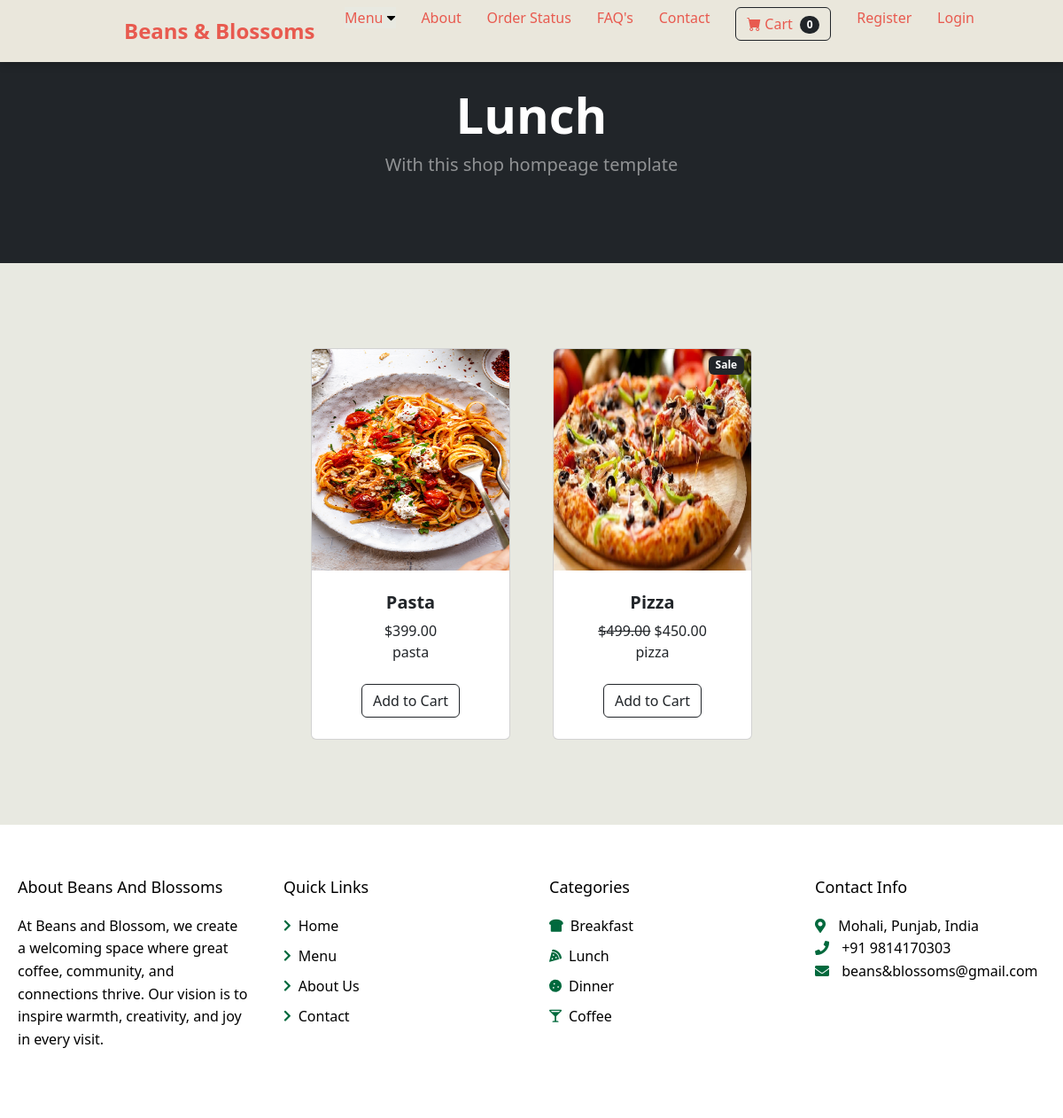
The app's page /category/Lunch, older data.
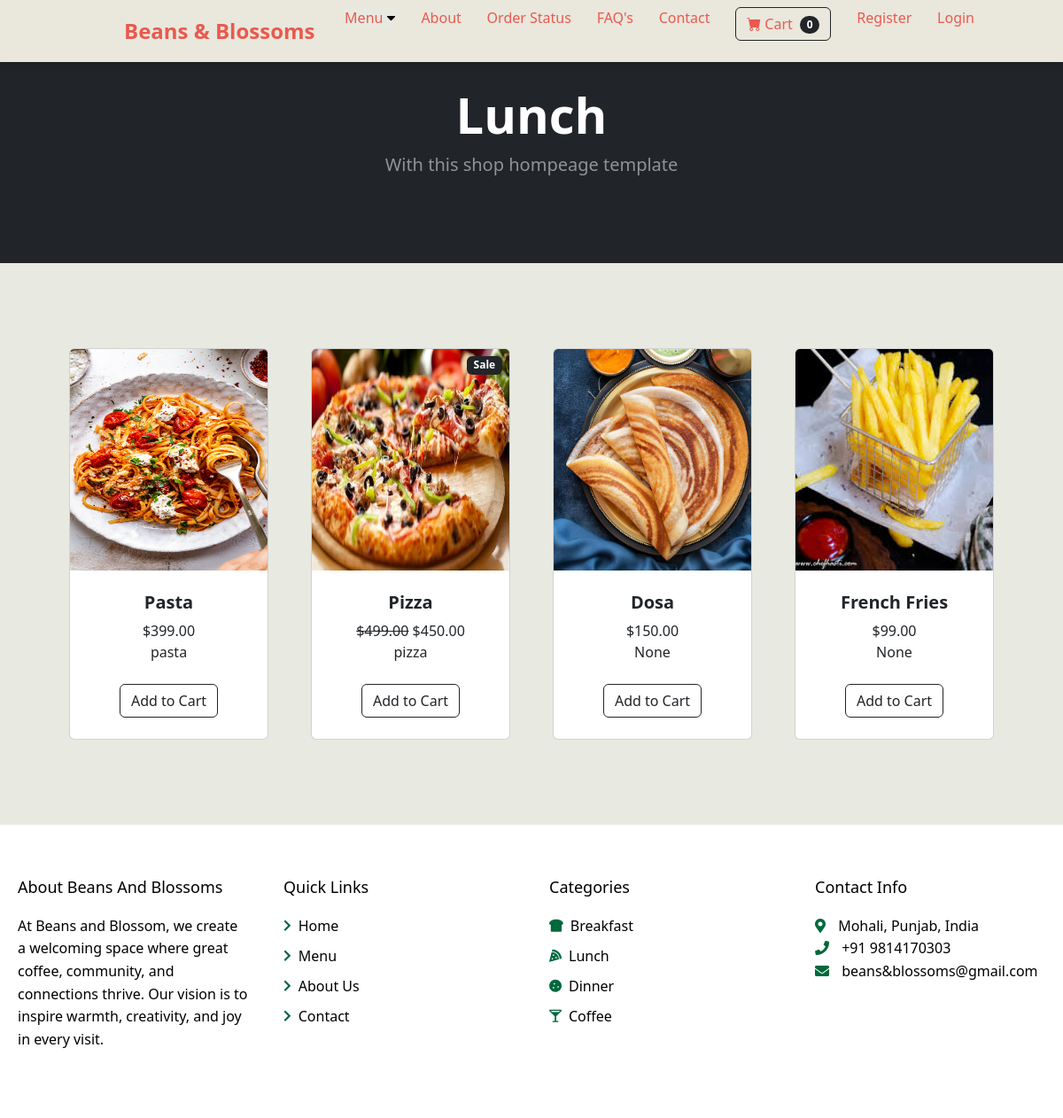
The same page, newer data.
### main/models.py (models this page shows, shortened)
class Category(models.Model):
    name = models.CharField(max_length=50)
    def __str__(self):
        return self.name

class Product(models.Model):
    name =  models.CharField(max_length=100)
    price =  models.DecimalField(default=0,decimal_places=2,max_digits=6)
    category =  models.ForeignKey(Category, on_delete=models.CASCADE, default=1)
    description =  models.CharField(max_length=250,default='',blank=True, null=True)
    image = models.ImageField(upload_to='uploads/product/')
    is_sale = models.BooleanField(default=False)
    sale_price = models.DecimalField(default=0, decimal_places=2, max_digits=6)

### main/views.py (the view)
# urls.py: path('category/<str:food>', views.category, name='category')
def category(request, food):
    try:
        category = Category.objects.get(name=food)
        products = Product.objects.filter(category=category)
        return render(request, 'category.html',{'products':products, 'category':category} )
    except:
        messages.success(request, ("The category does.nt exist."))
        return redirect('menu')

### cart/context_processors.py (called while the page is built)
def cart(request):
    return {'cart': Cart(request)}

### main/templates/category.html (shortened to what this page needs)
{% extends 'base.html' %}
{% load static %}
{% block content %}
        <header class="bg-dark py-5">
            <div class="container px-4 px-lg-5 my-5">
                <div class="text-center text-white">
                    <h1 class="display-4 fw-bolder">{{ category }}</h1>
                    <p class="lead fw-normal text-white-50 mb-0">With this shop hompeage template</p>
                </div>
            </div>
        </header>
        <section class="py-5">
            <div class="container px-4 px-lg-5 mt-5">
                <div class="row gx-4 gx-lg-5 row-cols-2 row-cols-md-3 row-cols-xl-4 justify-content-center">
                    {% for product in products %}
                        {% if product.is_sale == True %}
                    <div class="col mb-5">
                        <div class="card h-100">
                            <div class = "badge bg-dark text-white position-absolute" style="top:0.5rem;right: 0.5rem;">Sale</div>
                            <img class="card-img-top" src="{{ product.image.url }}" height="250px" alt="..." />
                            <div class="card-body p-4">
                                <div class="text-center">
                                    <h5 class="fw-bolder">{{product.name}}</h5>
                                    <strike>${{product.price}}</strike>&nbsp;${{product.sale_price}}<br>
                                    {{product.description}}
                                </div>
                            </div>
                            <div class="card-footer p-4 pt-0 border-top-0 bg-transparent">
                                <div class="text-center">
                                    <button class="btn btn-outline-dark mt-auto" type="button" value="{{ product.id }}" id="add-cart">Add to Cart</button>
                                </div>
                            </div>
                        </div>
                    </div>
                    {% else %}
                    <div class="col mb-5">
                        <div class="card h-100">
                            <img class="card-img-top" src="{{ product.image.url }}" height="250px" alt="..." />
                            <div class="card-body p-4">
                                <div class="text-center">
                                    <h5 class="fw-bolder">{{product.name}}</h5>
                                    ${{product.price}}<br>
                                    {{product.description}}
                                </div>
                            </div>
                            <div class="card-footer p-4 pt-0 border-top-0 bg-transparent">
                                <div class="text-center">
                                    <button class="btn btn-outline-dark mt-auto" type="button" value="{{ product.id }}" id="add-cart">Add to Cart</button>
                                </div>
                            </div>
                        </div>
                    </div>
                    {% endif %}
                {% endfor %}
    </div>
    </section>
{% endblock %}

### main/templates/base.html (shortened to what this page needs)
{% load static %}
<!DOCTYPE html>
<html lang="en">
<head>
    <link href="https://cdn.jsdelivr.net/npm/bootstrap-icons@1.5.0/font/bootstrap-icons.css" rel="stylesheet" />
    <link href="{% static 'css/styles.css' %}" rel="stylesheet" />
</head>
<body>
    {% include 'navbar.html' %}
    {% block content %}
    {% endblock %}
<footer>
    <div class="footer-container">
        <div class="footer-content">
            <div class="footer-section">
                <h3>About Beans And Blossoms</h3>
                <p>At Beans and Blossom, we create a welcoming space where great coffee, community, and connections thrive. Our vision is to inspire warmth, creativity, and joy in every visit.
                </p>
            </div>
            <div class="footer-section">
                <h3>Quick Links</h3>
                <ul>
                    <li><i class="fas fa-chevron-right"></i><a href="../landingpage.html">Home</a></li>
                    <li><i class="fas fa-chevron-right"></i><a href="../menu.html">Menu</a></li>
                    <li><i class="fas fa-chevron-right"></i><a href="../aboutuspage.html">About Us</a></li>
                    <li><i class="fas fa-chevron-right"></i><a href="../contact.html">Contact</a></li>
                </ul>
            </div>
            <div class="footer-section">
                <h3>Categories</h3>
                <ul>
                    <li><i class="fas fa-bread-slice"></i><a href="../breakfast.html">Breakfast</a></li>
                    <li><i class="fas fa-pizza-slice"></i><a href="../lunch.html">Lunch</a></li>
                    <li><i class="fas fa-cookie"></i><a href="../dinner.html">Dinner</a></li>
                    <li><i class="fas fa-glass-martini-alt"></i><a href="../coffee.html">Coffee</a></li>
                </ul>
            </div>
            <div class="footer-section">
                <h3>Contact Info</h3>
                <p>
                    <i class="fas fa-map-marker-alt"></i> Mohali, Punjab, India<br>
                    <i class="fas fa-phone"></i> +91 9814170303<br>
                    <i class="fas fa-envelope"></i> beans&blossoms@gmail.com
                </p>
            </div>
        </div>
    </div>
</footer>
</body>
</html>

### main/templates/navbar.html (shortened to what this page needs)
<link rel="stylesheet" href="https://cdnjs.cloudflare.com/ajax/libs/font-awesome/5.15.4/css/all.min.css">
<nav class="navbar">
    <a href="{% url 'home' %}" style="text-decoration: none;"><div class="logo">Beans & Blossoms</div></a>
    <ul>
    {% if user.is_authenticated %}
    <div class="dropdown">
        <button class="dropbtn"><a href="{% url 'menu' %}">Menu</a>
            <i class="fa fa-caret-down"></i>
        </button>
        <div class="dropdown-content">
            <a href="{% url 'category' 'Coffee' %}">Coffee</a>
            <a href="{% url 'category' 'Breakfast' %}">Breakfast</a>
                <a href="{% url 'category' 'Lunch' %}">Lunch</a>
                <a href="{% url 'category' 'Dinner' %}">Dinner</a>
        </div>
    </div>
        <li><a href="{% url 'about' %}">About</a></li>
        <li><a href="#">Order Status</a></li>
        <li><a href="{% url 'faqs' %}">FAQ's</a></li>
        <li><a href="#">Contact</a></li>
        <form class="d-flex">
        <li ><a href="{% url 'cart_summary' %}" class="btn btn-outline-dark"><i class ="bi-cart-fill me-1"></i>Cart
            <span class="badge bg-dark text-white ms-1 rounded-pill" id="cart_quantity">0</span>
        </a></li>
        </form>
        <li style="margin-right: 140px;"><a href="/logout/">Logout</a></li>
        {% else %}
        <div class="dropdown">
            <button class="dropbtn"><a href="{% url 'menu' %}">Menu</a>
                <i class="fa fa-caret-down"></i>
            </button>
        </div>
            <li><a href="{% url 'about' %}">About</a></li>
            <li><a href="#">Order Status</a></li>
            <li><a href="{% url 'faqs' %}">FAQ's</a></li>
            <li><a href="#">Contact</a></li>
            <form class="d-flex">
            <li><a href="{% url 'cart_summary' %}" class="btn btn-outline-dark"><i class ="bi-cart-fill me-1"></i>Cart
                <span class="badge bg-dark text-white ms-1 rounded-pill" id="cart_quantity">0</span>
            </a></li>
        </form>
            <li><a class="nav-link" href="#" data-bs-toggle="modal" data-bs-target="#registerModal">Register</a></li>
            <li style="margin-right: 100px;"><a class="nav-link" href="#" data-bs-toggle="modal" data-bs-target="#loginModal">Login</a></li>
        {% endif %}
    </ul>
</nav>

### main/templates/base.html (style rules this page uses)
* { margin: 0; padding: 0; box-sizing: border-box; }
body { background-color: #E8E9E1; }
footer { background-color: #ffffff; color: #000000; padding: 60px 0 20px; }
.footer-container { max-width: 1200px; margin: 0 auto; padding: 0 20px; }
.footer-content { display: grid; grid-template-columns: repeat(4, 1fr); gap: 40px; margin-bottom: 40px; }
.footer-section h3 { color: #000000; font-size: 18px; margin-bottom: 20px; }
.footer-section p { color: #000000; line-height: 1.6; }
.footer-section ul { list-style: none; padding: 0; }
.footer-section ul li { margin-bottom: 10px; display: flex; align-items: center; }
.footer-section ul li i { font-size: 14px; margin-right: 8px; }
.footer-section ul li a { color: #000000; text-decoration: none; transition: color 0.3s ease; }
.footer-section i { margin-right: 10px; color: #00693d; }

### main/templates/navbar.html (style rules this page uses)
.navbar { height: 70px; position: fixed; top: 0; width: 100%; display: flex; justify-content: space-between; align-items: center; transition: top 0.4s ease; z-index: 1000; box-shadow: 0 2px 10px rgba(0, 0, 0, 0.2); font-family: system-ui; background-color: #EAE7DC; }
.navbar .logo { font-size: 1.5rem; font-weight: bold; padding-left: 140px; color: #E85A4F; }
.navbar ul { list-style: none; display: flex; gap: 1.8rem; }
.navbar ul li { position: relative; }
.navbar ul li a { text-decoration: none; font-weight: 500; transition: color 0.3s; color: #E85A4F; }
.dropdown a { text-decoration: none; font-weight: 500; transition: color 0.3s; color: #E85A4F; }
.dropbtn { border: 0cap; background:#E8E9E1; }

Row changes from the older to the newer data that the page shows:
added Product: image (picture), name "Dosa", price "150.00", description "None", {{ product.id }} 9 (drawn)
added Product: image (picture), name "French Fries", price "99.00", description "None", {{ product.id }} 10 (drawn)
